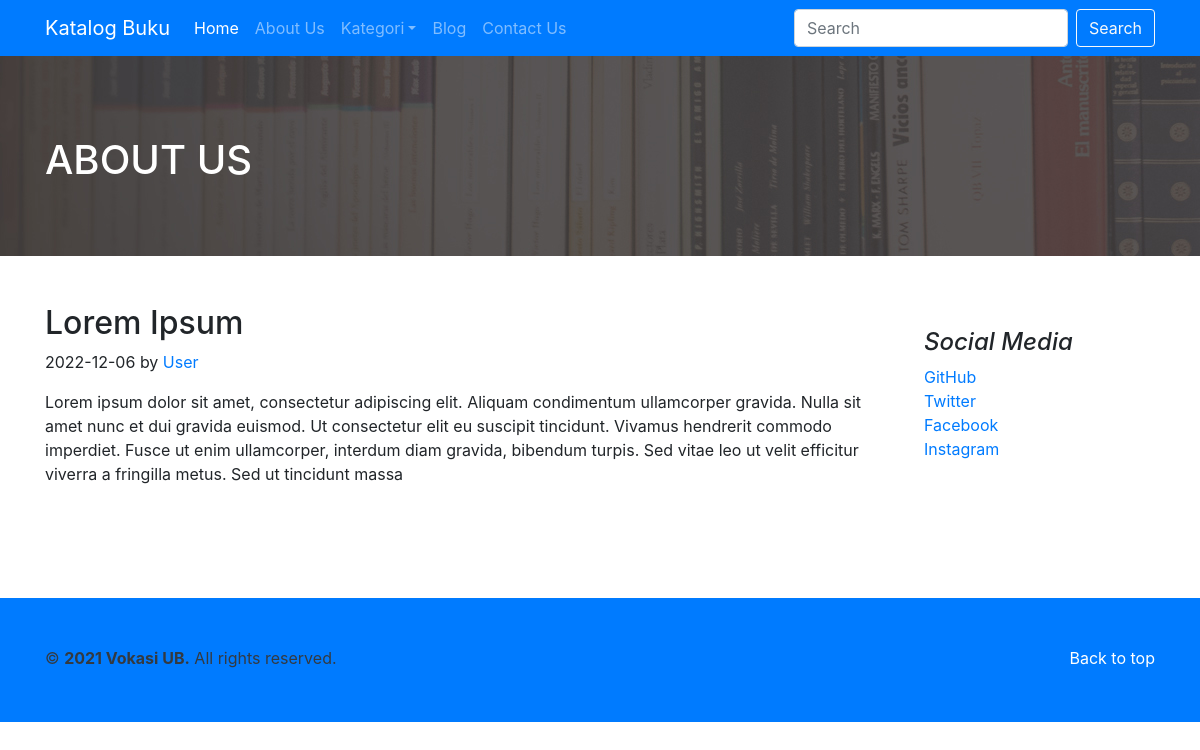
The page /index.php?include=about-us on the database its author committed.
### tables this page shows
CREATE TABLE `konten` (
  `id_konten` int(11) NOT NULL,
  `judul` varchar(255) NOT NULL,
  `isi` text NOT NULL,
  `tanggal` date NOT NULL
);

### includes/navigasi.php (the view, shortened to what this page needs)
<nav class="navbar navbar-expand-lg navbar-dark bg-primary">
    <div class="container">
        <a class="navbar-brand" href="#">Katalog Buku</a>
        <div class="collapse navbar-collapse" id="navbarsExample07">
            <ul class="navbar-nav mr-auto">
                <li class="nav-item active">
                    <a class="nav-link" href="index.php">Home<span class="sr-only">(current)</span></a>
                </li>
                <li class="nav-item">
                    <a class="nav-link" href="index.php?include=about-us">About Us</a>
                </li>
                <li class="nav-item dropdown">
                    <a class="nav-link dropdown-toggle" href="#" id="dropdown07" data-toggle="dropdown" aria-haspopup="true" aria-expanded="false">Kategori</a>
                </li>
                <li class="nav-item">
                    <a class="nav-link" href="index.php?include=blog">Blog</a>
                </li>
                <li class="nav-item">
                    <a class="nav-link" href="index.php?include=contact-us">Contact Us</a>
                </li>
            </ul>
            <form class="form-inline mt-2 mt-md-0" method="post" action="index.php?include=daftar-search-buku" >
                <input class="form-control mr-sm-2" type="text" placeholder="Search" aria-label="Search" id="kata_kunci" name="katakunci">
                <button class="btn btn-outline-light my-2 my-sm-0" type="submit">Search</button>
            </form>
        </div>
    </div>
</nav>

### include/aboutus.php (shortened to what this page needs)
<body>
  <section id="blog-header">
    <div class="container">
      <h1 class="text-white">ABOUT US</h1>
    </div>
  </section><br><br>
  <section id="blog-list">
    <main role="main" class="container">
      <div class="row">
        <div class="col-md-9 blog-main">
        <?php
            $sql_bl = "SELECT `id_konten`,`judul`, `isi`, `tanggal` FROM `konten`";
            $query_bl = mysqli_query($koneksi,$sql_bl);
            while ($data_bl = mysqli_fetch_row($query_bl)) {
              $judul = $data_bl[1];
              $isi = $data_bl[2];
              $tanggal = $data_bl[3];
          ?>
          <div class="blog-post">
            <h2 class="blog-post-title"><?php echo $judul;?></h2>
            <p class="blog-post-meta"><?php echo $tanggal;?> by <a href="#">User</a></p>
            <p><?php echo $isi;?></p>
          </div><br><br>
          <?php } ?>
        </div>
        <aside class="col-md-3 blog-sidebar">
          <div class="p-4">
            <h4 class="font-italic">Social Media</h4>
            <ol class="list-unstyled">
              <li><a href="#">GitHub</a></li>
              <li><a href="#">Twitter</a></li>
              <li><a href="#">Facebook</a></li>
              <li><a href="#">Instagram</a></li>
            </ol>
          </div>
        </aside>
      </div>
    </main>
  </section><br><br>
</body>

### rows shown on the page
konten: judul "Lorem Ipsum", tanggal "2022-12-06", isi "Lorem ipsum dolor sit amet, consectetur adipiscing elit. Aliquam condimentum ullamcorper gravida. Nulla sit amet nunc et dui gravida euismod. Ut consectetur elit eu suscipit tincidunt. Vivamus hendrerit commodo imperdiet. Fusce ut enim ullamcorper, interdum diam gravida, bibendum turpis. Sed vitae leo ut velit efficitur viverra a fringilla metus. Sed ut tincidunt massa"
